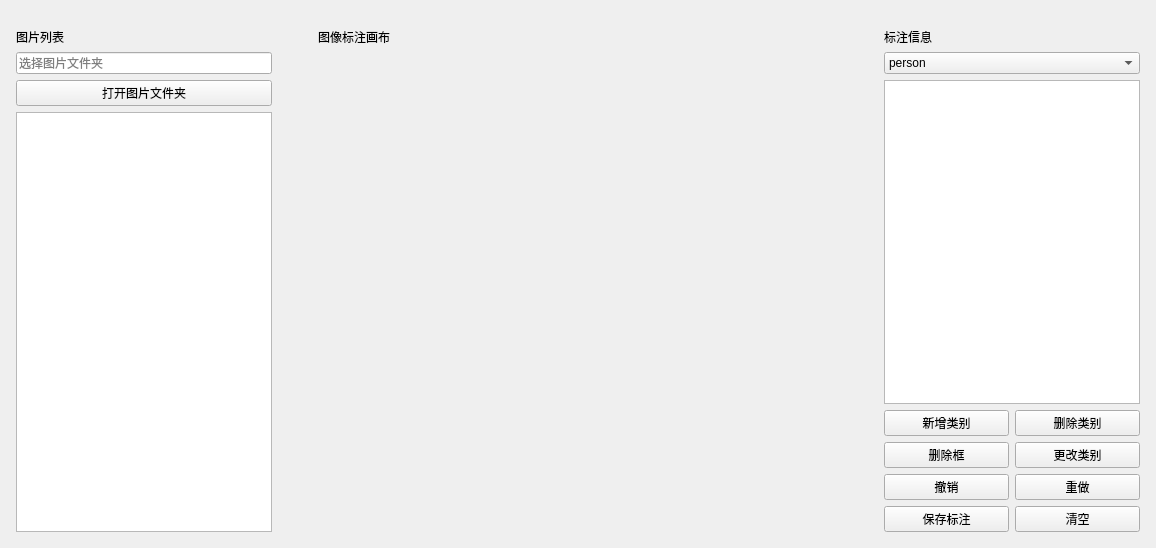
      <widget class="QWidget" name="tabAnnotate">
       <attribute name="title">
        <string>数据标注</string>
       </attribute>
       <layout class="QHBoxLayout" name="annotateLayout">
        <property name="spacing">
         <number>14</number>
        </property>
        <property name="leftMargin">
         <number>0</number>
        </property>
        <property name="topMargin">
         <number>12</number>
        </property>
        <property name="rightMargin">
         <number>0</number>
        </property>
        <property name="bottomMargin">
         <number>0</number>
        </property>
        <item>
         <widget class="QFrame" name="cardAnnotateImages">
          <property name="minimumSize">
           <size>
            <width>250</width>
            <height>0</height>
           </size>
          </property>
          <property name="maximumSize">
           <size>
            <width>300</width>
            <height>16777215</height>
           </size>
          </property>
          <layout class="QVBoxLayout" name="annotateImagesLayout">
           <property name="leftMargin">
            <number>16</number>
           </property>
           <property name="topMargin">
            <number>16</number>
           </property>
           <property name="rightMargin">
            <number>16</number>
           </property>
           <property name="bottomMargin">
            <number>16</number>
           </property>
           <item>
            <widget class="QLabel" name="labelImageListTitle">
             <property name="text">
              <string>图片列表</string>
             </property>
             <property name="role" stdset="0">
              <string>cardTitle</string>
             </property>
            </widget>
           </item>
           <item>
            <widget class="QLineEdit" name="lineEditImageDir">
             <property name="placeholderText">
              <string>选择图片文件夹</string>
             </property>
            </widget>
           </item>
           <item>
            <widget class="QPushButton" name="btnOpenImageDir">
             <property name="text">
              <string>打开图片文件夹</string>
             </property>
            </widget>
           </item>
           <item>
            <widget class="QListWidget" name="imageListWidget"/>
           </item>
          </layout>
         </widget>
        </item>
        <item>
         <widget class="QFrame" name="cardAnnotateCanvas">
          <layout class="QVBoxLayout" name="annotateCanvasLayout">
           <property name="leftMargin">
            <number>16</number>
           </property>
           <property name="topMargin">
            <number>16</number>
           </property>
           <property name="rightMargin">
            <number>16</number>
           </property>
           <property name="bottomMargin">
            <number>16</number>
           </property>
           <item>
            <widget class="QLabel" name="labelCanvasTitle">
             <property name="text">
              <string>图像标注画布</string>
             </property>
             <property name="role" stdset="0">
              <string>cardTitle</string>
             </property>
            </widget>
           </item>
           <item>
            <widget class="ImageCanvas" name="canvasWidget" native="true">
             <property name="minimumSize">
              <size>
               <width>520</width>
               <height>480</height>
              </size>
             </property>
            </widget>
           </item>
          </layout>
         </widget>
        </item>
        <item>
         <widget class="QFrame" name="cardAnnotateInfo">
          <property name="minimumSize">
           <size>
            <width>260</width>
            <height>0</height>
           </size>
          </property>
          <property name="maximumSize">
           <size>
            <width>320</width>
            <height>16777215</height>
           </size>
          </property>
          <layout class="QVBoxLayout" name="annotateInfoLayout">
           <property name="leftMargin">
            <number>16</number>
           </property>
           <property name="topMargin">
            <number>16</number>
           </property>
           <property name="rightMargin">
            <number>16</number>
           </property>
           <property name="bottomMargin">
            <number>16</number>
           </property>
           <item>
            <widget class="QLabel" name="labelAnnotationTitle">
             <property name="text">
              <string>标注信息</string>
             </property>
             <property name="role" stdset="0">
              <string>cardTitle</string>
             </property>
            </widget>
           </item>
           <item>
            <widget class="QComboBox" name="comboBoxClass">
             <item>
              <property name="text">
               <string>person</string>
              </property>
             </item>
             <item>
              <property name="text">
               <string>vehicle</string>
              </property>
             </item>
             <item>
              <property name="text">
               <string>object</string>
              </property>
             </item>
            </widget>
           </item>
           <item>
            <widget class="QListWidget" name="annotationListWidget"/>
           </item>
           <item>
            <layout class="QHBoxLayout" name="annotationButtonLayout1">
             <item>
              <widget class="QPushButton" name="btnAddLabel">
               <property name="text">
                <string>新增类别</string>
               </property>
              </widget>
             </item>
             <item>
              <widget class="QPushButton" name="btnDeleteClass">
               <property name="text">
                <string>删除类别</string>
               </property>
              </widget>
             </item>
            </layout>
           </item>
           <item>
            <layout class="QHBoxLayout" name="annotationButtonLayout2">
             <item>
              <widget class="QPushButton" name="btnDeleteLabel">
               <property name="text">
                <string>删除框</string>
               </property>
              </widget>
             </item>
             <item>
              <widget class="QPushButton" name="btnChangeAnnotationClass">
               <property name="text">
                <string>更改类别</string>
               </property>
              </widget>
             </item>
            </layout>
           </item>
           <item>
            <layout class="QHBoxLayout" name="annotationButtonLayout3">
             <item>
              <widget class="QPushButton" name="btnUndoAnnotation">
               <property name="text">
                <string>撤销</string>
               </property>
              </widget>
             </item>
             <item>
              <widget class="QPushButton" name="btnRedoAnnotation">
               <property name="text">
                <string>重做</string>
               </property>
              </widget>
             </item>
            </layout>
           </item>
           <item>
            <layout class="QHBoxLayout" name="annotationButtonLayout4">
             <item>
              <widget class="QPushButton" name="btnSaveAnnotation">
               <property name="text">
                <string>保存标注</string>
               </property>
              </widget>
             </item>
             <item>
              <widget class="QPushButton" name="btnClearAnnotation">
               <property name="text">
                <string>清空</string>
               </property>
              </widget>
             </item>
            </layout>
           </item>
          </layout>
         </widget>
        </item>
       </layout>
      </widget>
